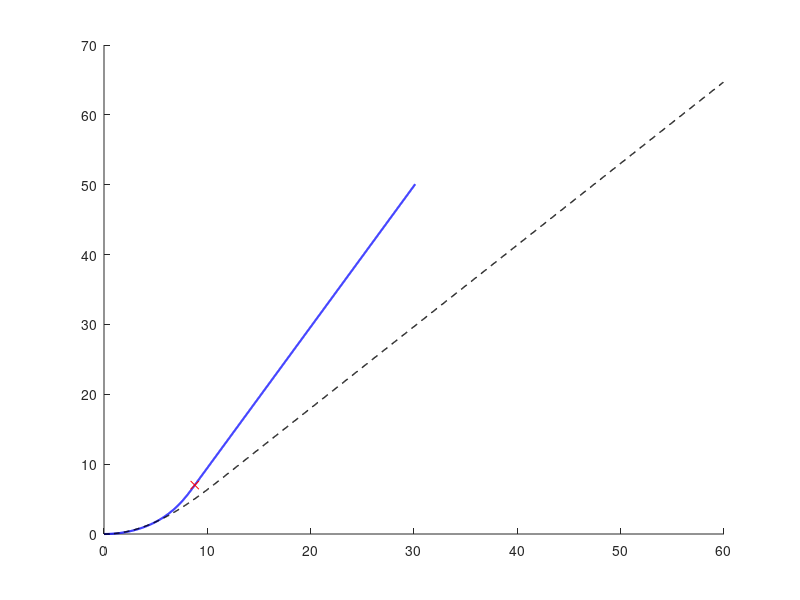

The MATLAB source for this figure:
% Script to compute contour of whisker 
%
% Whisker starts along the x axis without curvature
% Deflected upward by a pole at position s_pole providing a force.
% Methods similar to Solomon and Hartmann, Nature
%
% r - vector from current length element and point of force application
% beta - angle between vertical and r
% force_angle - angle between force and vertical axis
%

% whisker parameters
conical=1;
ym=3.5e9; % young's modulus in pascal
base_radius=1.00e-4; % whisker radius at the base, in meters
L=0.060; % whisker length in meters
s_pole=0.012; % position along the whisker contour where the force is applied, in meters

n_segments=1000;
segment=L/n_segments; % segment length in meters; total length is n_segments * segment

% initialize arrays
phi=zeros(1, n_segments); % angles of whisker segments wrt to x-axis
x=zeros(1, n_segments+1);% x-position of segments
y=zeros(1, n_segments+1); % y-position of segmetns

% Whisker geometry
if ~ conical
    I(1:n_segments)=(pi/4)*base_radius^4; %uniform
else
    I(1:n_segments)=(pi/4)*(base_radius*(1-(1:n_segments)*segment/L)).^4;  %conical
end

force_index=fix(s_pole/segment); %segment index where the pole applies force
force=1/300; % force in Newtons

x(force_index)=0;
x(force_index-1)=-segment;
y(force_index)=0;
y(force_index-1)=0;
phi(force_index)=0;
phi(force_index-1)=0;

for k=2:(force_index-1) 
    r=sqrt(((y(force_index-k+1))^2+(x(force_index-k+1))^2)); % U
    beta=acot((x(force_index-k+1))/(y(force_index-k+1)))+pi/2; % U
    moment=r*force*sin(beta); % U
    phi(force_index-k)=phi(force_index-k+1)-moment*segment/(ym*I(force_index-k+1)); % going backwards
    x(force_index-k)=x(force_index-k+1)-cos(phi(force_index-k))*segment;
    y(force_index-k)=y(force_index-k+1)-sin(phi(force_index-k))*segment;
    %plot( force_index-k, sin(phi(force_index-k)))
end
figure(19); cla; hold
phi=phi-phi(1); 
%phi=-phi;
%phi=phi+pi*30/180;

x=zeros(1, length(phi)+1);
y=zeros(1, length(phi)+1);
x(2:end)=cumsum(cos(phi)*segment);
y(2:end)=cumsum(sin(phi)*segment);

plot(x*1000, y*1000, 'b', 'LineWidth', 1.5);
plot(x(force_index)*1000, y(force_index)*1000, 'rx'); % point of force application
x(force_index)
%Plot small angle approximations
x1=(0:n_segments-1)*segment;
y1=zeros(1, (n_segments));
temp1=y1;
%x(1:force_index); %(0:n_segments)/(n_segments+1)*s_pole; %distance in meters
x_poleL=x1(force_index);
a=x_poleL;
if ~ conical
    y1(1:force_index)=(force./(6*ym*I(1:force_index))).*(3*x_poleL*x1(1:force_index).^2-x1(1:force_index).^3); % uniform thin beam model
    y1((force_index+1):end)=(force./(6*ym*I((force_index+1):end))).*(3*x_poleL^2*x1((force_index+1):end)-x_poleL^3);
else
    for i=1:force_index
    y1(i)=(2*force*L*x1(i).^2/(3*ym*pi*(base_radius^4)))*((3*L*x_poleL-L*x1(i)-2*x_poleL*x1(i))/(L-x1(i)).^2); % tapered thin beam model
    temp1(i)=(L-x1(i)).^2;
    end
    y12(1:force_index)=((2*force*L*x1(1:force_index).^2)/(3*ym*pi*(base_radius^4))).*((3*L*x_poleL-L*x1(1:force_index)-2*x_poleL*x1(1:force_index))./(L-x1(1:force_index)).^2); 
    temp12=(L-x1(1:force_index)).^2;
%    y1(1:force_index)=(2*force*L*x1(1:force_index).^2/(3*ym*pi*base_radius^4))*((3*L*s_pole-L*x1(1:force_index)-2*s_pole*x1(1:force_index))/(L-x1(1:force_index)).^2); % tapered thin beam model
    y1((force_index+1):end)=(2*force*L*(x_poleL^2)/(3*ym*pi*base_radius^4))*(((3*L*x1((force_index+1):end))-L*x_poleL-2*x_poleL*x1((force_index+1):end))/(L-x_poleL).^2); % tapered thin beam model    
    %            b=base_radius/L;
    %    y12=(4*force/(pi*ym))*(((b*(L-3*x1)+2*base_radius)./(6*b^3*(base_radius-b*x1).^2))-(r+2*b*L)*x1/(6*b^2*base_radius^3)-(b*L+2*base_radius)/6*b^3*base_radius^2);
    
end
% plot(x1*1000, y1*1000, 'm')
% b=base_radius/L;
% y12=(4*force/(pi*ym))*(((b*(L-3*x1)+2*base_radius)./(6*b^3*(base_radius-b*x1).^2))-(r+2*b*L)*x1/(6*b^2*base_radius^3)-(b*L+2*base_radius)/6*b^3*base_radius^2);
plot(x1*1000, y1*1000, '--k', 'LineWidth', 1.0)

hold off
